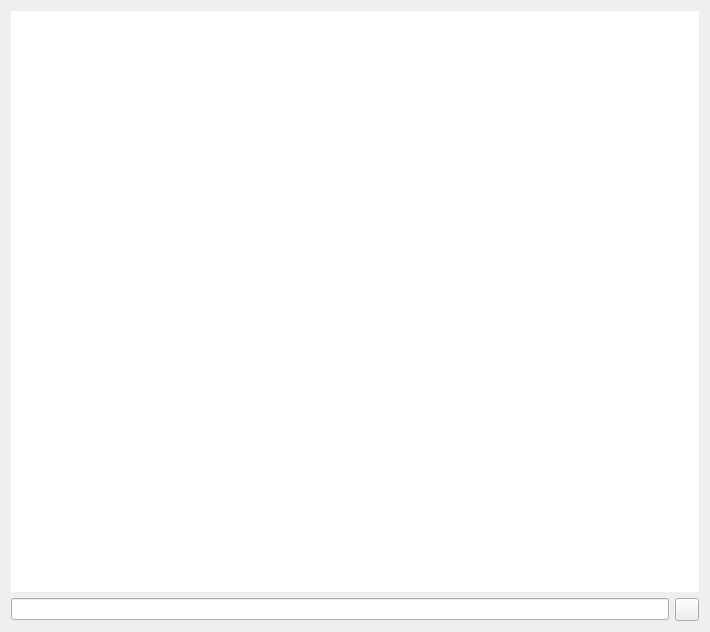
<?xml version="1.0" encoding="UTF-8"?>
<ui version="4.0">
 <class>singleConsoleWidget</class>
 <widget class="QFrame" name="singleConsoleWidget">
  <property name="geometry">
   <rect>
    <x>0</x>
    <y>0</y>
    <width>710</width>
    <height>632</height>
   </rect>
  </property>
  <property name="sizePolicy">
   <sizepolicy hsizetype="Expanding" vsizetype="Expanding">
    <horstretch>0</horstretch>
    <verstretch>0</verstretch>
   </sizepolicy>
  </property>
  <property name="windowTitle">
   <string/>
  </property>
  <layout class="QGridLayout" name="gridLayout">
   <item row="0" column="0" colspan="2">
    <widget class="PlainTextEdit" name="serverOutput">
     <property name="frameShape">
      <enum>QFrame::NoFrame</enum>
     </property>
     <property name="verticalScrollBarPolicy">
      <enum>Qt::ScrollBarAsNeeded</enum>
     </property>
     <property name="horizontalScrollBarPolicy">
      <enum>Qt::ScrollBarAsNeeded</enum>
     </property>
     <property name="readOnly">
      <bool>true</bool>
     </property>
     <property name="plainText">
      <string/>
     </property>
    </widget>
   </item>
   <item row="1" column="0">
    <widget class="LineEdit" name="commandLineEdit"/>
   </item>
   <item row="1" column="1">
    <widget class="PrimaryToolButton" name="sendCommandButton">
     <property name="text">
      <string/>
     </property>
     <property name="toolButtonStyle">
      <enum>Qt::ToolButtonIconOnly</enum>
     </property>
    </widget>
   </item>
  </layout>
 </widget>
 <customwidgets>
  <customwidget>
   <class>ToolButton</class>
   <extends>QToolButton</extends>
   <header>qfluentwidgets</header>
  </customwidget>
  <customwidget>
   <class>PrimaryToolButton</class>
   <extends>ToolButton</extends>
   <header>qfluentwidgets</header>
  </customwidget>
  <customwidget>
   <class>LineEdit</class>
   <extends>QLineEdit</extends>
   <header>qfluentwidgets</header>
  </customwidget>
  <customwidget>
   <class>PlainTextEdit</class>
   <extends>QPlainTextEdit</extends>
   <header>qfluentwidgets</header>
  </customwidget>
 </customwidgets>
 <resources/>
 <connections/>
</ui>
